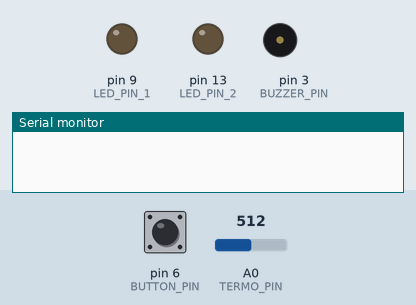
Recording of a sketch running on a simulated Arduino Uno, built with avr-gcc and run on an emulated ATmega328P. On the bench: output pins drawn as LEDs (lit = HIGH), buzzer (waves = sounding, pin HIGH), the last lines printed to the serial monitor. Inputs (shaded band) come from the test bench; at power-on: pin 6 (BUTTON_PIN) HIGH, A0 (TERMO_PIN) = 512.

Above: at 1.2 s.
1.3 s: pin 6 (BUTTON_PIN) pulled LOW for 0.15 s
At 7.1 s:
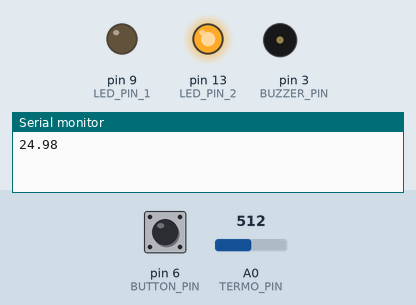
Timing chart, 0 to 8.6 s (numbered marks = the images above; inputs shaded):
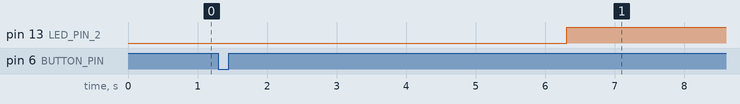

The sketch:

FirstDemo.ino
```cpp
#include <math.h>

#define BUZZER_PIN 3
#define LED_PIN_1 9
#define LED_PIN_2 13
#define BUTTON_PIN 6
#define TERMO_PIN A0

bool enabled = false;
bool buttonWasUp = true;

void setup() {
  Serial.begin(9600);

  pinMode(BUZZER_PIN, OUTPUT);
  pinMode(LED_PIN_1, OUTPUT);
  pinMode(LED_PIN_2, OUTPUT);
  pinMode(BUTTON_PIN, INPUT_PULLUP);
}

void loop() {
  buttonWasUp =  handleClick(BUTTON_PIN);

  if (!enabled) {
    digitalWrite(LED_PIN_1, LOW);
    digitalWrite(LED_PIN_2, LOW);

    return;
  }

  if (isTemperatureLowerThan(24.0)) {
    alarm();
  }

  digitalWrite(LED_PIN_2, HIGH);
}

bool isTemperatureLowerThan(float min) {
    float voltage = analogRead(TERMO_PIN) * 5.0 / 1023.0;
    float temperature = 1.0 / (log(voltage / 2.5) / 4300.0 + 1.0 / 298.0) - 273.0;

    delay(5000);

    Serial.println(temperature);

    return temperature < min;
}

bool handleClick(int buttonPin) {
    bool buttonPressed = !digitalRead(BUTTON_PIN);

    if (buttonWasUp && buttonPressed) {
      delay(10);
      buttonPressed = !digitalRead(BUTTON_PIN);

      if (buttonPressed) {
        enabled = !enabled;
      }
    }

    return !buttonPressed;
}

void alarm() {
    digitalWrite(LED_PIN_1, HIGH);
    digitalWrite(LED_PIN_2, LOW);
    tone(BUZZER_PIN, 3700, 20);
    delay(250);

    digitalWrite(LED_PIN_1, LOW);
    digitalWrite(LED_PIN_2, HIGH);
    tone(BUZZER_PIN, 4200, 20);
    delay(250);
}
```

Measured:
- after the input at 1.3 s, pin 13 (LED_PIN_2): LOW → HIGH after 5.0 s
